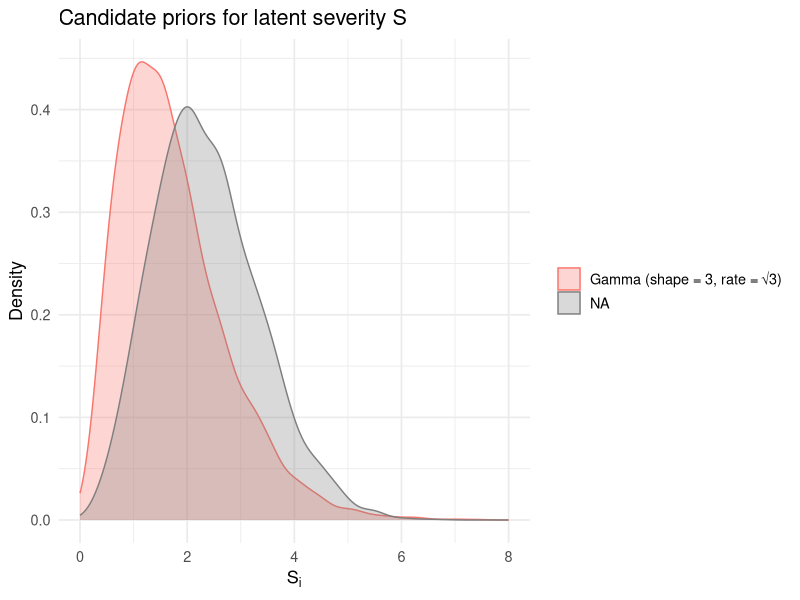

Here is the R script that generated this plot:
## ---- chunk 1
knitr::opts_chunk$set(
  echo = TRUE,
  message = FALSE,
  warning = FALSE,
  fig.path = "README_files/"
)
## ---- chunk 2
library(dplyr)
library(tidyr)
library(ggplot2)
sample_NM <- function(n, mu0, tau, grid_size = 1e4) {
  x_vals <- seq(0, mu0 + 6 * tau, length.out = grid_size)
  dens_vals <- 2 * (x_vals^2) / (sqrt(2 * pi) * tau^3) * 
    exp(-((x_vals - mu0)^2) / (2 * tau^2))
  dx <- x_vals[2] - x_vals[1]
  dens_vals <- dens_vals / sum(dens_vals * dx)
  
  cdf_vals <- cumsum(dens_vals * dx)
  u <- runif(n)
  samples <- approx(cdf_vals, x_vals, xout = u, rule = 2)$y
  
  return(samples)
}
N = 5000
vart = 1/sqrt(3 - 8/pi)
Si_nm  <- sample_NM(N, mu0 = 0, tau = vart)          
Si_gam <- rgamma(N, shape = 3, rate = sqrt(3))                

df <- tibble(
  NMplus = Si_nm,
  Gamma  = Si_gam
) %>%
  pivot_longer(cols = everything(),
               names_to = "Distribution",
               values_to = "S") %>%
  mutate(
    Distribution = factor(
      Distribution,
      levels = c("Normal Moment", "Gamma"),
      labels = c(
        "NM+ (μ = 0, τ = 1/√(3 − 8/π))",
        "Gamma (shape = 3, rate = √3)"
      )
    )
  )

ggplot(df, aes(x = S, fill = Distribution, color = Distribution)) +
  geom_density(alpha = 0.3, adjust = 1.2) +
  scale_x_continuous(limits = c(0, 8)) +
  labs(
    title = "Candidate priors for latent severity S",
    x = expression(S[i]),
    y = "Density"
  ) +
  theme_minimal(base_size = 13) +
  theme(legend.title = element_blank())
## ---- chunk 3
# rmarkdown::render(
#     "README.Rmd",
#     output_format = "rmarkdown::github_document",
#     output_file = "README.md"
# )
